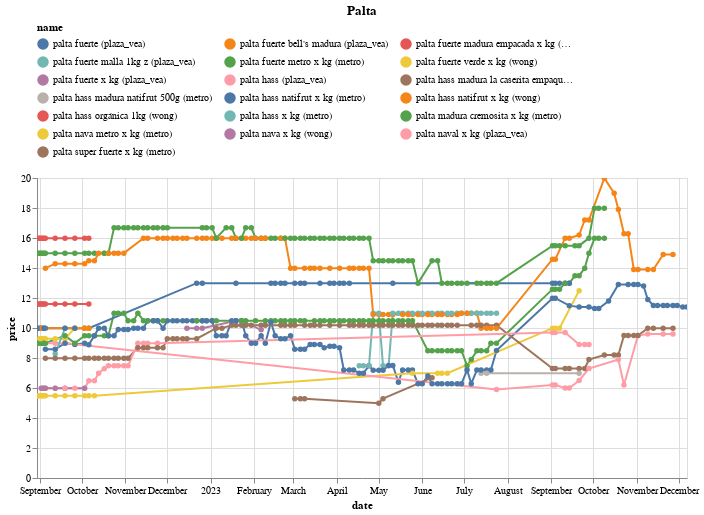

Notebook cell for this chart:
### Code cell
(df
 .loc[df.name.isin(names)]
 .pipe(alt.Chart)
 .mark_line(point=True)
 .encode(x='date', y='price', color='name', tooltip=['name','price'])
 .properties(width=650, title='Palta')
 .interactive()
 .configure_legend(orient='top', columns=3)
)

### Figure 1 — Vega-Lite specification as saved in the notebook (floating-point values rounded to 4 significant figures; data arrays with more than 128 entries replaced by an {"elided": "..."} marker saying what was removed)
{"config": {"view": {"continuousWidth": 300, "continuousHeight": 300}, "legend": {"columns": 3, "orient": "top"}}, "data": {"name": "data-9aaae002139888e7245daf3afbe01e93"}, "mark": {"type": "line", "point": true}, "encoding": {"color": {"field": "name", "type": "nominal"}, "tooltip": [{"field": "name", "type": "nominal"}, {"field": "price", "type": "quantitative"}], "x": {"field": "date", "type": "temporal"}, "y": {"field": "price", "type": "quantitative"}}, "params": [{"name": "param_14", "select": {"type": "interval", "encodings": ["x", "y"]}, "bind": "scales"}], "title": "Palta", "width": 650, "$schema": "https://vega.github.io/schema/vega-lite/v5.16.3.json", "datasets": {"data-9aaae002139888e7245daf3afbe01e93": {"elided": "662 records"}}}
